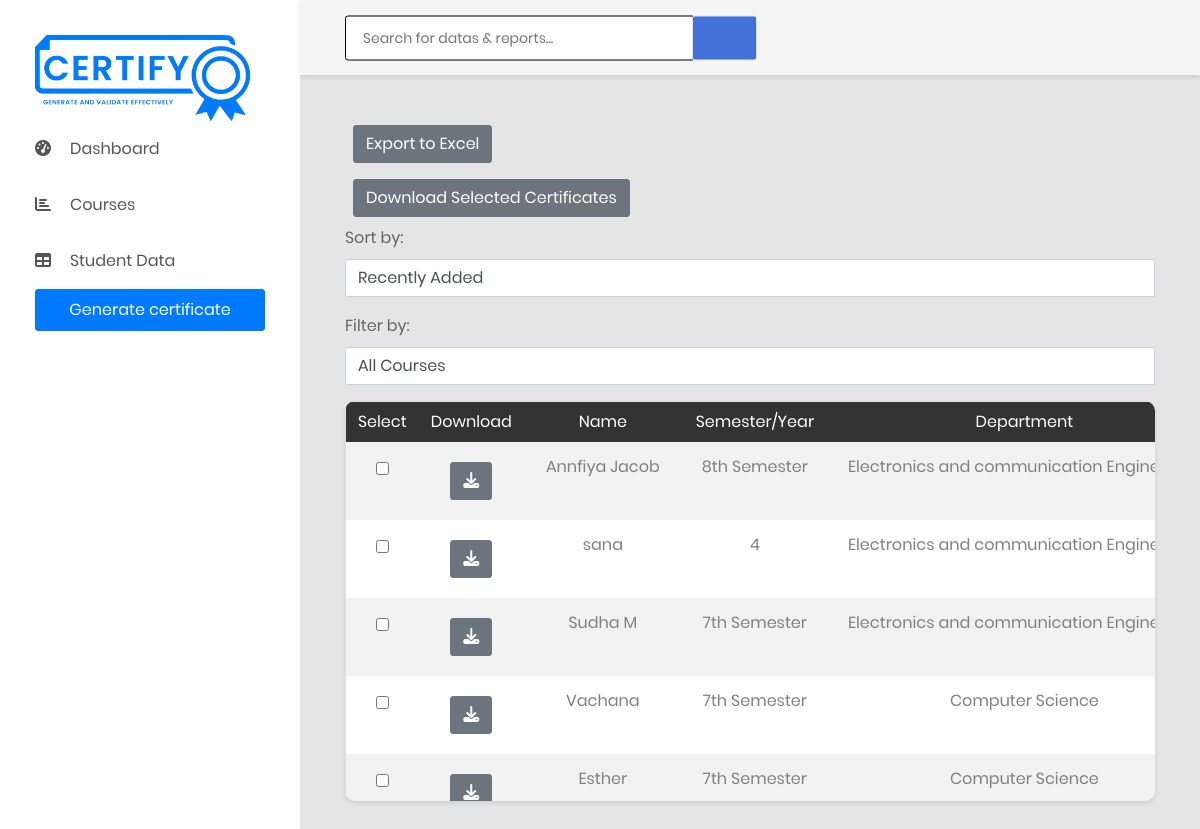
Screenshot of /certificate/display-iv-student/ (signed in) with the database file from the repository.
### certificate_app/models.py (models this page shows, shortened)
class StudentIV(models.Model):
    name = models.CharField(max_length=255, blank=True, default='')
    sem_year =models.CharField(max_length=100, blank=True, default='')
    dept =models.CharField(max_length=255, blank=True, null=True, default='')
    college_name = models.CharField(max_length=255, blank=True, default='')
    duration = models.CharField(max_length=255, blank=True, default='')
    mentor_name = models.CharField(max_length=255, blank=True, default='')
    conducted_date = models.DateField(default=timezone.now)
    issued_date = models.DateField(default=timezone.now)
    created_at = models.DateTimeField( default=timezone.now)  # Add this field to store creation time
    certificate_type = models.ForeignKey(CertificateTypes, on_delete=models.CASCADE,  null=True)
    course= models.ForeignKey(Course, on_delete=models.CASCADE, null=True)
    certificate_number = models.CharField(max_length=20, null=True, blank=True)  # Changed field name to certificate_number

### certificate_app/views.py (the view)
# urls.py: path('display-iv-student/', views.display_iv_students, name='display_iv_students'),
@login_required(login_url='login')
def display_iv_students(request):
    students_iv = StudentIV.objects.all().order_by('-created_at')
    courses=Course.objects.all()
    certificate_types = CertificateTypes.objects.all()
    certificate_courses = {}
    certificate_numbers = {}
    for certificate_type_instance in certificate_types:
        certificate_type_pk = certificate_type_instance.pk
        current_courses = certificate_type_instance.courses.all()
        certificate_courses[certificate_type_pk] = current_courses
        for course_instance in current_courses:
            certificate_types_related_to_course = course_instance.certificate_types.all()
            for certificate_type_instance_related_to_course in certificate_types_related_to_course:
                certificate_type_pk_related_to_course = certificate_type_instance_related_to_course.pk
    current_year = datetime.now().strftime("%Y")
    for student in students_iv:
        number = student.certificate_number
        current_year = datetime.now().strftime("%Y")
        certificate_number = f"SRC/{current_year}/{number}"
        certificate_numbers[student.id] = certificate_number  # Map student ID to certificate number
    print(certificate_numbers)
    context = {
        'students_iv': students_iv,
        'certificate_types': certificate_types,
        'courses': courses,
        'certificate_id_number': certificate_numbers,  # Include the certificate numbers in the context
    }
    return render(request, 'table_iv.html', context)

### certificate_app/models.py (called while the page is built)
    def __str__(self):
        return self.course_name if self.course_name else ''

### templates/table_iv.html (shortened to what this page needs)
{% extends 'base.html' %}
{% load static %}
{% block body %}
<div class="main-content">
    <div class="section__content section__content--p30">
        <div class="container">
            <div class="row">
                <div class="col-lg-12 text-justify">
                </div>
                <div class="col-lg-12">
                    <button class="btn btn-secondary m-2"  onclick="exportToExcel()">Export to Excel</button>
                    <form action="{% url 'download_selected_certificates' %}" method="post" class="mb-3">
                        <button type="submit" class="btn btn-secondary m-2">Download Selected Certificates</button>
                        <div class="mb-3">
                            <label for="sort_order">Sort by:</label>
                            <select id="sort_order" class="form-control" onchange="sortStudents()">
                                <option value="recent">Recently Added</option>
                            </select>
                        </div>
                        <div class="mb-3">
                            <label for="sort_order">Filter by:</label>
                            <div class="mb-3">
                                <select id="courseDropdown" class="form-control" onchange="filterStudents()">
                                    <option value="">All Courses</option>
                                </select>
                            </div>
                        </div>
                        <div class="table-responsive table--no-card m-b-30">
                            <table class="table table-borderless table-striped table-earning">
                                <thead>
                                    <tr>
                                        <th>Select</th>
                                        <th>Download</th>
                                        <th>Name</th>
                                        <th>Semester/Year</th>
                                        <th>Department</th>
                                    </tr>
                                </thead>
                                <tbody id="student_table_body">
                                    {% for student in students_iv %}
                                    <tr>
                                        <td><input type="checkbox" name="selected_students" value="{{ student.id }}"
                                                class="m-2"></td>
                                        <td>
                                            <a href="{% url 'render_pdf_industrialvisit' student.id %}"
                                                class="btn btn-secondary m-2"><i class="fas fa-download"></i>
                                            </a>
                                        </td>
                                        <td>{{ student.name }}</td>
                                        <td>{{ student.sem_year }}</td>
                                        <td>{{ student.dept }}</td>
                                    </tr>
                                    {% endfor %}
                                </tbody>
                            </table>
                        </div>
                    </form>
                </div>
            </div>
        </div>
    </div>
</div>
{% endblock %}

### static/css/style.css (style rules this page uses)
input, textarea { border: 1px solid black !important; }
table, th, td { border: 1px solid #232324; margin:10px; }
table { width: 100%; }
thead { background-color: #060652; color: white; }
th { padding: 20px; }
tbody { background-color: #ffffff; text-align: center; }
.table-responsive { height: 400px; overflow-y: visible; }

### rows the page displays
StudentIV: name "Annfiya Jacob", sem_year "8th Semester", dept "Electronics and communication…"
StudentIV: name "sana", sem_year "4", dept "Electronics and communication…"
StudentIV: name "Sudha M", sem_year "7th Semester", dept "Electronics and communication…"
StudentIV: name "Vachana", sem_year "7th Semester", dept "Computer Science"
StudentIV: name "Esther", sem_year "7th Semester", dept "Computer Science"
